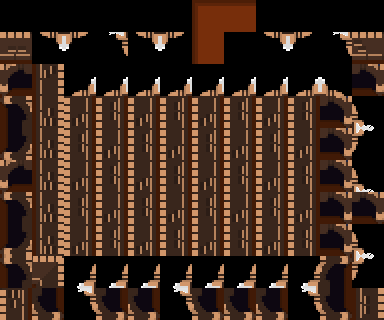

The image is a tile-based game level rendered from a .tmx file. Its description and complete source (layers, tilesets, objects, tile grids) follow:
An orthogonal 12x10 tile map with 32x32 px tiles, 2 tile layers (sol, porte).

<map version="1.9" tiledversion="1.9.2" orientation="orthogonal" renderorder="right-down" width="12" height="10" tilewidth="32" tileheight="32" infinite="0" nextlayerid="3" nextobjectid="1">
 <editorsettings>
  <export target="map_depart.json" format="json" />
 </editorsettings>
 <tileset firstgid="1" name="assets_2" tilewidth="32" tileheight="32" tilecount="64" columns="8">
  <image source="../2D/assets2.png" width="256" height="256" />
 </tileset>
 <layer id="1" name="sol" width="12" height="10">
  <data encoding="csv">
0,0,0,0,0,0,0,0,0,0,0,0,
1,57,58,59,57,58,0,0,57,58,59,2,
47,18,19,19,19,19,19,19,19,19,20,48,
55,26,17,25,17,25,17,25,17,25,28,56,
63,26,25,17,25,17,25,17,25,17,28,64,
47,26,17,25,17,25,17,25,17,25,28,56,
55,26,25,17,25,17,25,17,25,17,28,48,
63,26,17,25,17,25,17,25,17,25,28,56,
55,34,35,35,35,35,35,35,35,35,36,64,
9,60,61,62,60,61,62,60,60,61,62,10
</data>
 </layer>
 <layer id="2" name="porte" width="12" height="10">
  <data encoding="csv">
0,0,0,0,0,0,13,14,0,0,0,0,
0,0,0,0,0,0,21,22,0,0,0,0,
0,0,0,0,0,0,0,0,0,0,0,0,
0,0,0,0,0,0,0,0,0,0,0,0,
0,0,0,0,0,0,0,0,0,0,0,0,
0,0,0,0,0,0,0,0,0,0,0,0,
0,0,0,0,0,0,0,0,0,0,0,0,
0,0,0,0,0,0,0,0,0,0,0,0,
0,0,0,0,0,0,0,0,0,0,0,0,
0,0,0,0,0,0,0,0,0,0,0,0
</data>
 </layer>
</map>